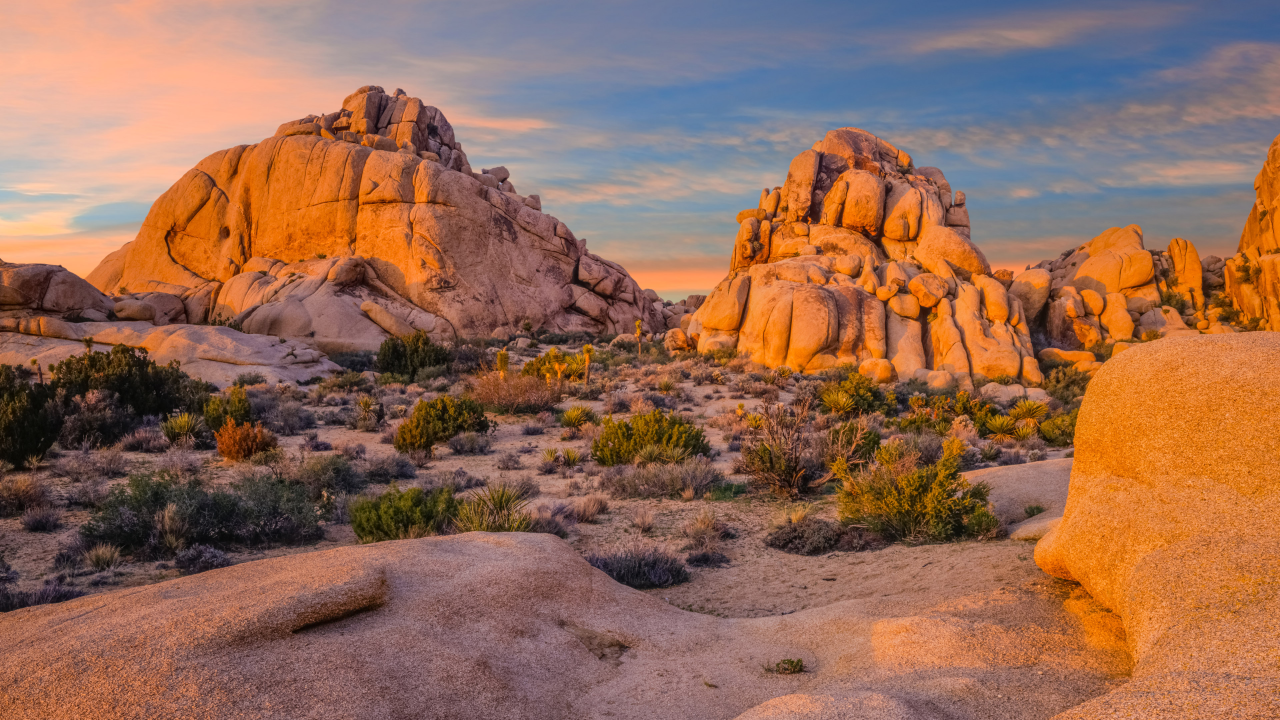
#> input picture img_minhhoa.jpg, 3840 x 2160 px (shown at 1/3 size)
$ python baitap1.py
#> lines starting #> are read from the running program, lines starting #| are printed output that depends on the picture
### utils/image_io.py
"""
Image I/O utilities for reading, writing, and displaying images.
"""

import cv2
import os

def resize_image_for_display(image, max_width=800, max_height=600):
    """Resize image to fit within specified dimensions while maintaining aspect ratio

    Args:
        image: Ảnh cần resize
        max_width: Chiều rộng tối đa
        max_height: Chiều cao tối đa

    Returns:
        Ảnh đã được resize
    """
    height, width = image.shape[:2]

    # Calculate the ratio of the width and height to the max dimensions
    ratio_width = max_width / width
    ratio_height = max_height / height

    # Use the smaller ratio to ensure the image fits within the specified dimensions
    ratio = min(ratio_width, ratio_height)

    # Calculate new dimensions
    new_width = int(width * ratio)
    new_height = int(height * ratio)

    # Resize the image
    resized_image = cv2.resize(image, (new_width, new_height))

    return resized_image

def display_image(image, window_name, wait_time=1000):
    """Hiển thị ảnh trong cửa sổ

    Args:
        image: Ảnh cần hiển thị
        window_name: Tên cửa sổ
        wait_time: Thời gian chờ (ms) trước khi đóng cửa sổ, mặc định là 1000ms (1 giây)
    """
    cv2.namedWindow(window_name, cv2.WINDOW_NORMAL)
    cv2.imshow(window_name, image)
    cv2.waitKey(wait_time)
    # Đóng cửa sổ sau khi hiển thị để tránh quá nhiều cửa sổ mở cùng lúc
    cv2.destroyWindow(window_name)

# [45 lines left out: functions save_results, list_saved_files, not called in this run]

### utils/image_processing.py
"""
Image processing utilities for enhancing and transforming images.
"""

import cv2
import numpy as np

# Hàm chuyển đổi ảnh màu sang ảnh xám
# [47 lines left out: functions bgr_to_gray, compare_grayscale_implementations, not called in this run]

# Các hàm xử lý ảnh RGB
def increase_brightness_rgb(image, value=30):
    """Tăng độ sáng của ảnh trong không gian màu RGB

    Args:
        image: Ảnh đầu vào (BGR hoặc RGB)
        value: Giá trị tăng độ sáng, mặc định là 30

    Returns:
        Ảnh đã tăng độ sáng
    """
    # Tạo bản sao để không ảnh hưởng đến ảnh gốc
    result = image.copy().astype(np.float32)
    # Tăng giá trị của tất cả các kênh màu
    result += value
    # Đảm bảo giá trị pixel nằm trong khoảng [0, 255]
    result = np.clip(result, 0, 255).astype(np.uint8)
    return result

def negative_transform_rgb(image):
    """Biến đổi âm bản của ảnh

    Args:
        image: Ảnh đầu vào (BGR hoặc RGB)

    Returns:
        Ảnh âm bản
    """
    # Tạo bản sao để không ảnh hưởng đến ảnh gốc
    result = 255 - image.copy()
    return result

# Các hàm xử lý ảnh HSV
def increase_brightness_hsv(image_hsv, value=30, gamma=1.0, adaptive=False, protect_highlights=False, preserve_colors=False):
    """Tăng độ sáng của ảnh trong không gian màu HSV với nhiều tùy chọn nâng cao

    Args:
        image_hsv: Ảnh đầu vào trong không gian màu HSV
        value: Giá trị tăng độ sáng, mặc định là 30
        gamma: Hệ số gamma để điều chỉnh độ sáng phi tuyến (gamma < 1: tăng sáng vùng tối,
               gamma > 1: tăng sáng vùng sáng), mặc định là 1.0 (không áp dụng)
        adaptive: Nếu True, điều chỉnh độ sáng dựa trên histogram của ảnh, mặc định là False
        protect_highlights: Nếu True, bảo vệ các vùng sáng để tránh quá sáng, mặc định là False
        preserve_colors: Nếu True, giữ nguyên màu sắc khi tăng độ sáng, mặc định là False

    Returns:
        Ảnh HSV đã tăng độ sáng
    """
    # Tạo bản sao để không ảnh hưởng đến ảnh gốc
    result = image_hsv.copy()

    # Trích xuất kênh V (Value/Brightness)
    v_channel = result[:, :, 2].astype(np.float32)

    if adaptive:
        # Tính giá trị trung bình của kênh V
        mean_v = np.mean(v_channel)
        # Điều chỉnh giá trị tăng sáng dựa trên độ sáng trung bình
        # Nếu ảnh tối, tăng nhiều hơn; nếu ảnh sáng, tăng ít hơn
        adaptive_value = value * (1.0 - mean_v / 255.0) * 2.0
        value = max(min(adaptive_value, value * 2), value / 2)

    if gamma != 1.0:
        # Chuẩn hóa kênh V về khoảng [0, 1]
        normalized_v = v_channel / 255.0
        # Áp dụng hiệu chỉnh gamma
        gamma_corrected = np.power(normalized_v, 1.0/gamma)
        # Chuyển lại về khoảng [0, 255]
        v_channel = gamma_corrected * 255.0

    # Tăng độ sáng
    if protect_highlights:
        # Tạo mặt nạ cho các vùng sáng (giá trị V cao)
        highlight_mask = v_channel > 200
        # Tạo hệ số giảm dần cho các vùng sáng
        highlight_factor = np.ones_like(v_channel)
        highlight_factor[highlight_mask] = 1.0 - (v_channel[highlight_mask] - 200) / 55.0
        highlight_factor = np.clip(highlight_factor, 0.0, 1.0)
        # Áp dụng hệ số giảm dần cho giá trị tăng sáng
        v_channel = v_channel + value * highlight_factor
    else:
        # Tăng độ sáng đều cho tất cả các pixel
        v_channel = v_channel + value

    # Đảm bảo giá trị nằm trong khoảng [0, 255]
    v_channel = np.clip(v_channel, 0, 255).astype(np.uint8)

    # Cập nhật kênh V
    result[:, :, 2] = v_channel

    # Nếu preserve_colors=True, điều chỉnh kênh S để giữ nguyên màu sắc
    if preserve_colors:
        # Khi tăng độ sáng, màu sắc có thể bị nhạt đi
        # Tăng độ bão hòa tỷ lệ với mức tăng độ sáng để bù đắp
        s_channel = result[:, :, 1].astype(np.float32)
        # Tính hệ số tăng độ bão hòa dựa trên mức tăng độ sáng
        saturation_factor = 1.0 + (value / 255.0) * 0.5
        # Áp dụng hệ số tăng độ bão hòa
        s_channel = s_channel * saturation_factor
        # Đảm bảo giá trị nằm trong khoảng [0, 255]
        result[:, :, 1] = np.clip(s_channel, 0, 255).astype(np.uint8)

    return result

def increase_saturation_hsv(image_hsv, value=30):
    """Tăng độ bão hòa của ảnh trong không gian màu HSV

    Args:
        image_hsv: Ảnh đầu vào trong không gian màu HSV
        value: Giá trị tăng độ bão hòa, mặc định là 30

    Returns:
        Ảnh HSV đã tăng độ bão hòa
    """
    # Tạo bản sao để không ảnh hưởng đến ảnh gốc
    result = image_hsv.copy()
    # Tăng giá trị kênh S (Saturation)
    result[:, :, 1] = np.clip(result[:, :, 1] + value, 0, 255)
    return result

# Hàm cân bằng histogram
def histogram_equalization(gray_image):
    """Cân bằng histogram cho ảnh xám

    Args:
        gray_image: Ảnh xám đầu vào

    Returns:
        Ảnh xám đã cân bằng histogram
    """
    # Tính histogram
    hist, bins = np.histogram(gray_image.flatten(), 256, [0, 256])

    # Tính CDF (Cumulative Distribution Function)
    cdf = hist.cumsum()

    # Chuẩn hóa CDF
    cdf_normalized = cdf * 255 / cdf[-1]

    # Áp dụng cân bằng histogram
    result = np.interp(gray_image.flatten(), bins[:-1], cdf_normalized)
    result = result.reshape(gray_image.shape).astype(np.uint8)

    return result

### utils/logger.py
"""
Logging utilities for the application.
"""

import logging
from datetime import datetime
import os

def setup_logging(log_dir='logs', logger_name='baitap1', log_prefix='baitap1_log'):
    """Thiết lập logging để ghi lại quá trình thực thi

    Args:
        log_dir: Thư mục chứa các file log, mặc định là 'logs'
        logger_name: Tên của logger, mặc định là 'baitap1'
        log_prefix: Tiền tố cho tên file log, mặc định là 'baitap1_log'

    Returns:
        Logger object đã được cấu hình
    """
    # Tạo thư mục logs nếu chưa tồn tại
    if not os.path.exists(log_dir):
        os.makedirs(log_dir)

    # Tạo tên file log với timestamp
    log_filename = f"{log_prefix}_{datetime.now().strftime('%Y%m%d_%H%M%S')}.txt"
    log_path = os.path.join(log_dir, log_filename)

    # Tạo logger
    logger = logging.getLogger(logger_name)
    logger.setLevel(logging.INFO)

    # Xóa các handler cũ nếu có
    if logger.handlers:
        logger.handlers.clear()

    # Tạo file handler
    file_handler = logging.FileHandler(log_path, encoding='utf-8')
    file_handler.setLevel(logging.INFO)

    # Tạo console handler
    console_handler = logging.StreamHandler()
    console_handler.setLevel(logging.INFO)

    # Tạo formatter
    formatter = logging.Formatter('%(asctime)s - %(levelname)s - %(message)s')
    file_handler.setFormatter(formatter)
    console_handler.setFormatter(formatter)

    # Thêm handlers vào logger
    logger.addHandler(file_handler)
    logger.addHandler(console_handler)

    return logger

### baitap1.py
"""
Bài tập 1: Xử lý ảnh cơ bản
"""

import cv2
import os
import time
import argparse

# Import các module từ package utils
from utils.logger import setup_logging
from utils.image_io import (
    resize_image_for_display,
    display_image,
    save_results,
    list_saved_files
)
from utils.image_processing import (
    increase_brightness_rgb,
    negative_transform_rgb,
    increase_brightness_hsv,
    increase_saturation_hsv,
    histogram_equalization
)
from utils.filters import mean_filter, median_filter

def main(show_images=True):
    """Hàm chính của chương trình

    Args:
        show_images: Nếu True, hiển thị ảnh trong quá trình xử lý.
                    Nếu False, chỉ xử lý và lưu ảnh mà không hiển thị.
    """
#> called with show_images = True
    # Thiết lập logging với các tham số mặc định
    logger = setup_logging(log_dir='logs', logger_name='baitap1', log_prefix='baitap1_log')

    start_time = time.time()
    logger.info("Bắt đầu chương trình xử lý ảnh")

    # Hàm hiển thị ảnh tùy theo tham số show_images
    def show_image(img, title):
        if show_images:
            display_image(img, title)
        else:
            logger.info(f"Bỏ qua hiển thị: {title}")

    # Kiểm tra thư mục hiện tại
    logger.info(f"Thư mục làm việc hiện tại: {os.getcwd()}")
    logger.info(f"Các tệp trong thư mục: {os.listdir()}")

    # 1. Đọc ảnh
    logger.info("Đang đọc ảnh...")
    img = cv2.imread('img_minhhoa.jpg')
#> img is the input picture: shape (2160, 3840, 3); mean B, G, R 86.2, 106.4, 149
    if img is None:
        logger.error("Không thể đọc ảnh. Vui lòng kiểm tra đường dẫn.")
        return

    logger.info(f"Đọc ảnh thành công. Kích thước: {img.shape}")

    # Giảm kích thước ảnh để tăng tốc độ xử lý
    logger.info("Đang thay đổi kích thước ảnh để tăng tốc độ xử lý...")
    img = resize_image_for_display(img, max_width=800, max_height=600)
    logger.info(f"Kích thước ảnh sau khi thay đổi: {img.shape}")

    # Hiển thị ảnh gốc
    show_image(img, '1. Ảnh gốc')

    # 2. Chuyển sang ảnh xám
    logger.info("Đang chuyển đổi sang ảnh xám...")
    img_gray = cv2.cvtColor(img, cv2.COLOR_BGR2GRAY)
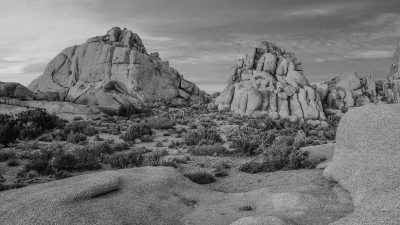
#> img_gray: shape (450, 800) (shown at 1/2 size); min 4, max 221, mean 116.7
    show_image(img_gray, '2. Ảnh xám')

    # 3. Xử lý ảnh trong không gian màu RGB
    logger.info("Đang áp dụng các kỹ thuật xử lý ảnh trong không gian màu RGB...")

    # Tăng độ sáng
    img_bright = increase_brightness_rgb(img, 50)
    show_image(img_bright, '3a. Tăng độ sáng (RGB)')

    # Biến đổi âm bản
    img_negative = negative_transform_rgb(img)
#> in negative_transform_rgb, `result = 255 - image.copy()`:
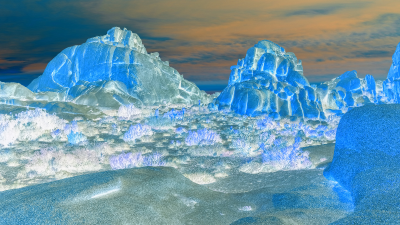
#> result: shape (450, 800, 3) (shown at 1/2 size); mean B, G, R 168.9, 148.7, 106.2
    show_image(img_negative, '3b. Âm bản (RGB)')

    # 4. Xử lý ảnh trong không gian màu HSV
    logger.info("Đang áp dụng các kỹ thuật xử lý ảnh trong không gian màu HSV...")

    # Chuyển đổi sang HSV
    img_hsv = cv2.cvtColor(img, cv2.COLOR_BGR2HSV)
#> img_hsv: shape (450, 800, 3); mean H, S, V 45.4, 117.7, 155

    # Tăng độ sáng HSV
    img_bright_hsv = increase_brightness_hsv(img_hsv, 50)
#> in increase_brightness_hsv, `v_channel = result[:, :, 2].astype(np.float32)`:
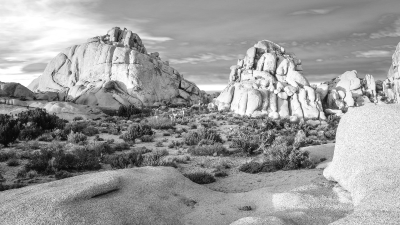
#> v_channel: shape (450, 800) float32 (shown at 1/2 size); min 6, max 255, mean 155
#> in increase_brightness_hsv, `v_channel = np.clip(v_channel, 0, 255).astype(np.uint8)`:
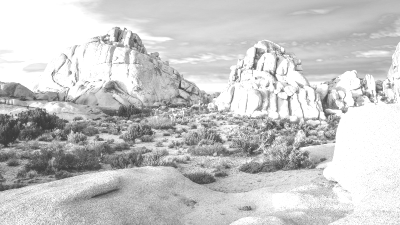
#> v_channel: shape (450, 800) (shown at 1/2 size); min 56, max 255, mean 199.1
    img_bright_hsv_bgr = cv2.cvtColor(img_bright_hsv, cv2.COLOR_HSV2BGR)
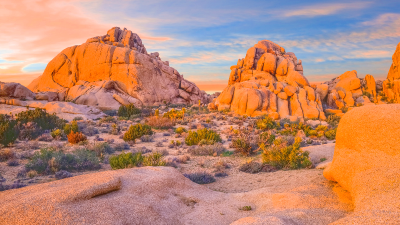
#> img_bright_hsv_bgr: shape (450, 800, 3) (shown at 1/2 size); mean B, G, R 112.8, 137.1, 190.9
    show_image(img_bright_hsv_bgr, '4a. Tăng độ sáng (HSV)')

    # Tăng độ bão hòa HSV
    img_saturated_hsv = increase_saturation_hsv(img_hsv, 50)
    img_saturated_hsv_bgr = cv2.cvtColor(img_saturated_hsv, cv2.COLOR_HSV2BGR)
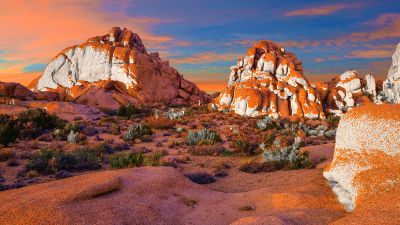
#> img_saturated_hsv_bgr: shape (450, 800, 3) (shown at 1/2 size); mean B, G, R 86.2, 98.1, 144.5
    show_image(img_saturated_hsv_bgr, '4b. Tăng độ bão hòa (HSV)')

    # 5. Cân bằng histogram
    logger.info("Đang thực hiện cân bằng histogram...")
    img_equalized = histogram_equalization(img_gray)
#> in histogram_equalization, `hist, bins = np.histogram(gray_image.flatten(), 256, [0, 256])`: hist = 256 values, max 4926 at index 127, min 0 at index 0, mean 1406.2; bins = 257 values from 0 to 256
#> in histogram_equalization, `cdf = hist.cumsum()`: cdf = 256 values from 0 to 360000
#> in histogram_equalization, `cdf_normalized = cdf * 255 / cdf[-1]`: cdf_normalized = 256 values from 0 to 255
#> in histogram_equalization, `result = result.reshape(gray_image.shape).astype(np.uint8)`:
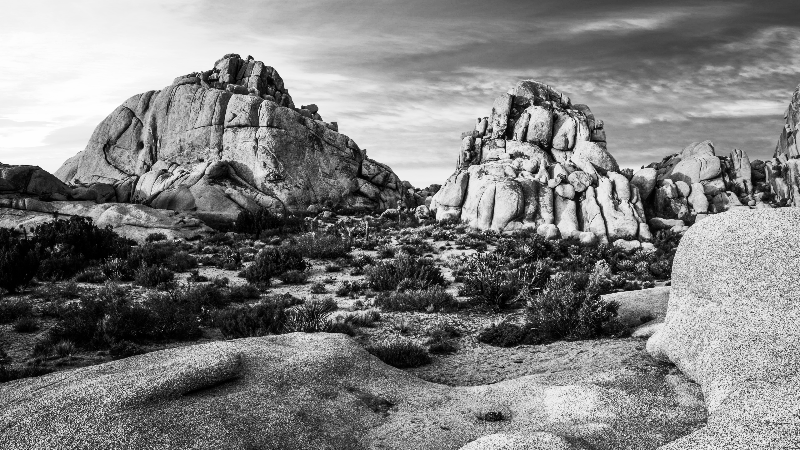
#> result: shape (450, 800); min 0, max 255, mean 128
    show_image(img_equalized, '5. Cân bằng histogram')

    # 6. Lọc ảnh
    logger.info("Đang áp dụng bộ lọc trung bình...")
    img_mean_filtered = mean_filter(img_gray, 3)
    show_image(img_mean_filtered, '6a. Lọc trung bình')

    logger.info("Đang áp dụng bộ lọc trung vị...")
    img_median_filtered = median_filter(img_gray, 3)
    show_image(img_median_filtered, '6b. Lọc trung vị')

    # Lưu kết quả
    logger.info("Đang lưu kết quả...")
    images_to_save = {
        '1_anh_goc.jpg': img,
        '2_anh_xam.jpg': img_gray,
        '3a_tang_do_sang_rgb.jpg': img_bright,
        '3b_am_ban_rgb.jpg': img_negative,
        '4a_tang_do_sang_hsv.jpg': img_bright_hsv_bgr,
        '4b_tang_do_bao_hoa_hsv.jpg': img_saturated_hsv_bgr,
        '5_can_bang_histogram.jpg': img_equalized,
        '6a_loc_trung_binh.jpg': img_mean_filtered,
        '6b_loc_trung_vi.jpg': img_median_filtered
    }

    saved_files = save_results(images_to_save, output_dir='output')
    logger.info("Lưu kết quả thành công.")

    # Liệt kê các tệp đã lưu
    logger.info("Danh sách các tệp đã lưu:")
    for file_info in list_saved_files(saved_files):
        logger.info(file_info)

    # Tính thời gian thực thi
    end_time = time.time()
    execution_time = end_time - start_time
    logger.info(f"Thời gian thực thi: {execution_time:.2f} giây")

    logger.info("Chương trình sẽ tự động đóng cửa sổ sau 3 giây...")
    # Đợi 3 giây rồi tự động đóng tất cả cửa sổ
    cv2.waitKey(3000)
    cv2.destroyAllWindows()
    logger.info("Chương trình hoàn thành.")


if __name__ == "__main__":
    import argparse

    # Tạo parser để xử lý tham số dòng lệnh
    parser = argparse.ArgumentParser(description='Chương trình xử lý ảnh')
    parser.add_argument('--no-display', action='store_true',
                        help='Không hiển thị ảnh trong quá trình xử lý')

    args = parser.parse_args()

    # Gọi hàm main với tham số show_images phù hợp
    main(show_images=not args.no_display)

    print("Chương trình đã hoàn thành. Xem kết quả trong thư mục output và logs.")

$ run again, with images/apple.jpg copied over img_minhhoa.jpg
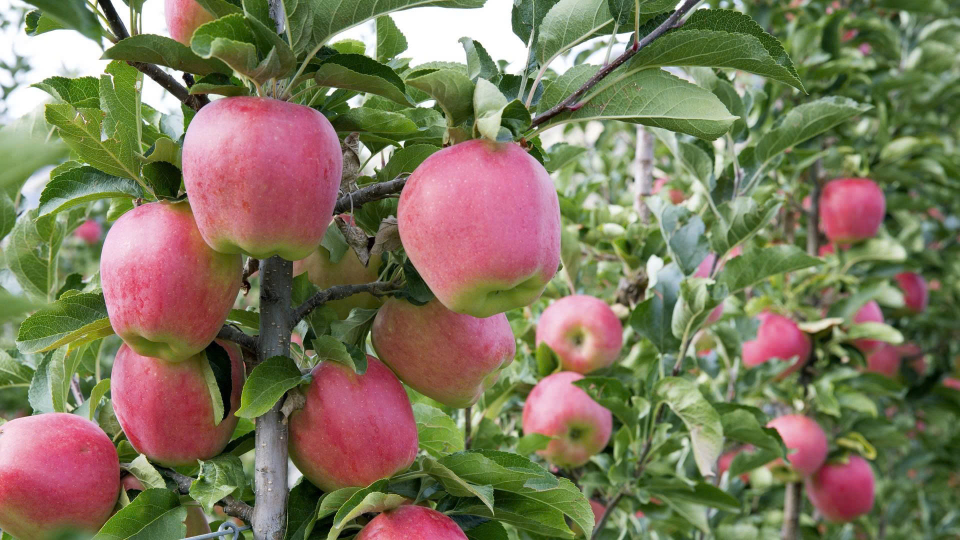
#> input picture images/apple.jpg, 1920 x 1080 px (shown at 1/2 size)
#> in main, img is the input picture: shape (1080, 1920, 3); mean B, G, R 91.1, 118.6, 126.1
#> img_hsv: shape (450, 800, 3); mean H, S, V 65.9, 109.8, 140
#> in main, `img_saturated_hsv_bgr = cv2.cvtColor(img_saturated_hsv, cv2.COLOR_HSV2..`:
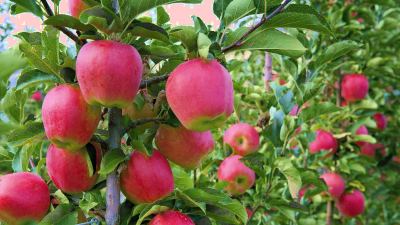
#> img_saturated_hsv_bgr: shape (450, 800, 3) (shown at 1/2 size); mean B, G, R 69.7, 107.6, 118.4
#> hist = 256 values, max 5242 at index 255, min 12 at index 0, mean 1406.2; bins = 257 values from 0 to 256
#> cdf = 256 values from 12 to 360000
#> cdf_normalized = 256 values from 0.0085 to 255
#> in histogram_equalization, `result = result.reshape(gray_image.shape).astype(np.uint8)`:
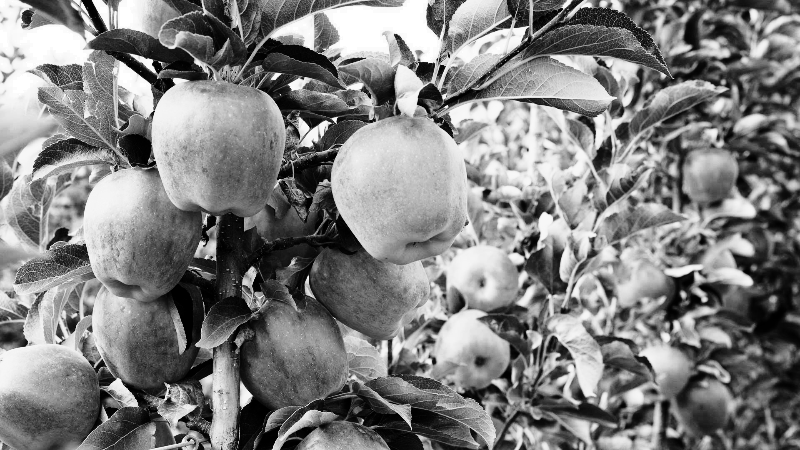
#> result: shape (450, 800); min 0, max 255, mean 127.8
